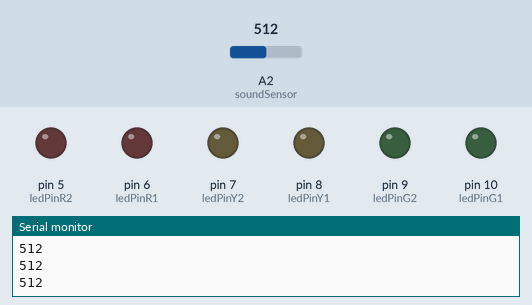
The sketch below on a simulated Arduino Uno, built with avr-gcc and run on an emulated ATmega328P. On the bench: output pins drawn as LEDs (lit = HIGH), the last lines printed to the serial monitor. The inputs (shaded band) are chosen by the test bench; at power-on: A2 (soundSensor) = 512.

Above: at 1.2 s.
1.3 s: A2 (soundSensor) set to 45
At 1.9 s:
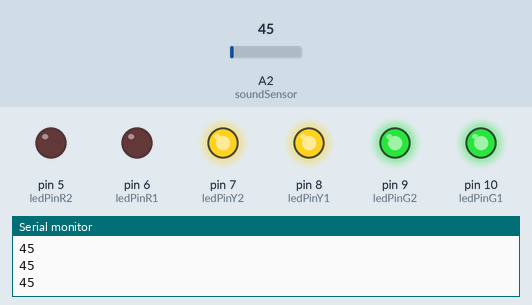
3.0 s: A2 (soundSensor) set to 25
At 3.9 s:
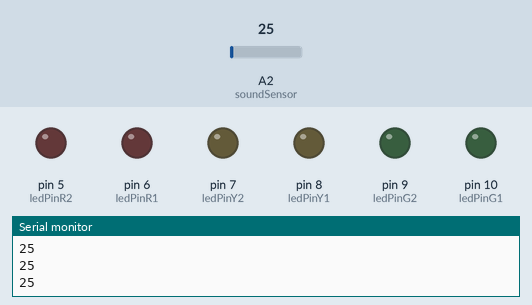
4.5 s: A2 (soundSensor) set to 50
At 5.5 s:
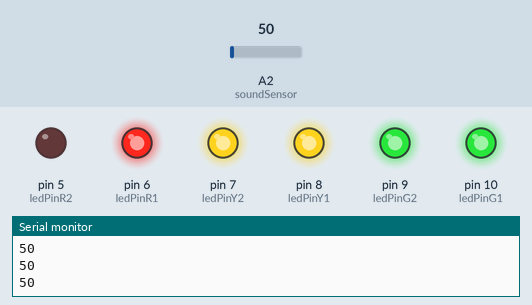
6.3 s: A2 (soundSensor) set to 20
At 7.3 s:
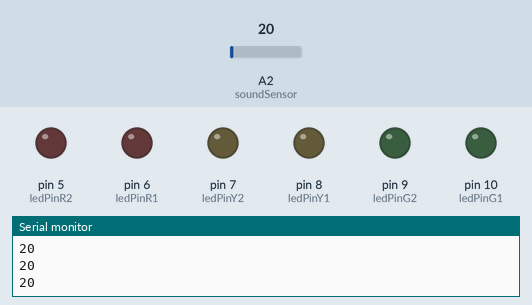
7.8 s: A2 (soundSensor) set to 55
At 9.1 s:
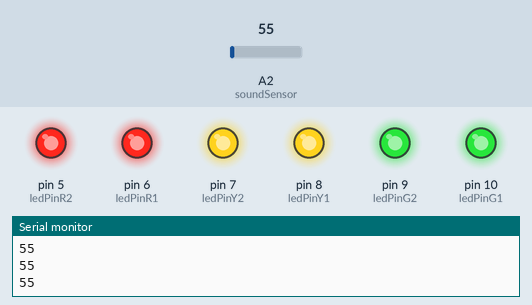
Timing chart, 0 to 10.8 s (numbered marks = the images above; inputs shaded):
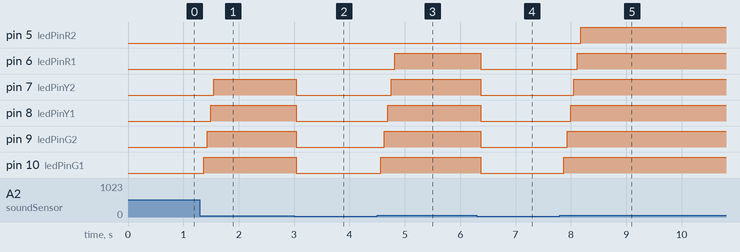

Measured:
- after the input at 1.3 s, pin 7 (ledPinY2): LOW → HIGH after 0.25 s; pin 8 (ledPinY1): LOW → HIGH after 0.19 s; pin 9 (ledPinG2): LOW → HIGH after 0.13 s; pin 10 (ledPinG1): LOW → HIGH after 0.07 s
- after the input at 3.0 s, pin 7 (ledPinY2), pin 8 (ledPinY1), pin 9 (ledPinG2), pin 10 (ledPinG1): HIGH → LOW at once
- after the input at 4.5 s, pin 6 (ledPinR1): LOW → HIGH after 0.32 s; pin 7 (ledPinY2): LOW → HIGH after 0.25 s; pin 8 (ledPinY1): LOW → HIGH after 0.19 s; pin 9 (ledPinG2): LOW → HIGH after 0.13 s; pin 10 (ledPinG1): LOW → HIGH after 0.07 s
- after the input at 6.3 s, pin 6 (ledPinR1), pin 7 (ledPinY2), pin 8 (ledPinY1), pin 9 (ledPinG2), pin 10 (ledPinG1): HIGH → LOW after 0.07 s
- after the input at 7.8 s, pin 5 (ledPinR2): LOW → HIGH after 0.38 s; pin 6 (ledPinR1): LOW → HIGH after 0.32 s; pin 7 (ledPinY2): LOW → HIGH after 0.25 s; pin 8 (ledPinY1): LOW → HIGH after 0.19 s; pin 9 (ledPinG2): LOW → HIGH after 0.13 s

The sketch:

Music_Reactive_LED.ino
```cpp
const int ledPinG1 = 10;
const int ledPinG2 = 9;
const int ledPinY1 = 8;
const int ledPinY2 = 7;
const int ledPinR1 = 6;
const int ledPinR2 = 5;
const int soundSensor = A2;
const int thresholdValueL1 = 30;
const int thresholdValueL2 = 35;
const int thresholdValueM1 = 40;
const int thresholdValueM2 = 45;
const int thresholdValueH1 = 50;
const int thresholdValueH2 = 55;
const int timeDelay = 62;
void setup() {
  Serial.begin(9600);
  pinMode(ledPinG1, OUTPUT);
  pinMode(ledPinG2, OUTPUT);
  pinMode(ledPinY1, OUTPUT);
  pinMode(ledPinY2, OUTPUT);
  pinMode(ledPinR1, OUTPUT);
  pinMode(ledPinR2, OUTPUT);
  pinMode(soundSensor, INPUT);
}

void loop() {
  int soundValue = analogRead(soundSensor);
  Serial.println(soundValue);
  if(soundValue == thresholdValueL1){
    digitalWrite(ledPinG1, HIGH);
    delay(timeDelay);
    }else if(soundValue == thresholdValueL2){
      digitalWrite(ledPinG1, HIGH);
      delay(timeDelay);
      digitalWrite(ledPinG2, HIGH);
    }else if(soundValue == thresholdValueM1){
      delay(timeDelay);
      digitalWrite(ledPinG1, HIGH);
      delay(timeDelay);
      digitalWrite(ledPinG2, HIGH);
      delay(timeDelay);
      digitalWrite(ledPinY1, HIGH);
    }else if(soundValue == thresholdValueM2){
      delay(timeDelay);
      digitalWrite(ledPinG1, HIGH);
      delay(timeDelay);
      digitalWrite(ledPinG2, HIGH);
      delay(timeDelay);
      digitalWrite(ledPinY1, HIGH);
      delay(timeDelay);
      digitalWrite(ledPinY2, HIGH);
    }else if(soundValue == thresholdValueH1){
      delay(timeDelay);
      digitalWrite(ledPinG1, HIGH);
      delay(timeDelay);
      digitalWrite(ledPinG2, HIGH);
      delay(timeDelay);
      digitalWrite(ledPinY1, HIGH);
      delay(timeDelay);
      digitalWrite(ledPinY2, HIGH);
      delay(timeDelay);
      digitalWrite(ledPinR1, HIGH);
    }else if(soundValue == thresholdValueH2){
      delay(timeDelay);
      digitalWrite(ledPinG1, HIGH);
      delay(timeDelay);
      digitalWrite(ledPinG2, HIGH);
      delay(timeDelay);
      digitalWrite(ledPinY1, HIGH);
      delay(timeDelay);
      digitalWrite(ledPinY2, HIGH);
      delay(timeDelay);
      digitalWrite(ledPinR1, HIGH);
      delay(timeDelay);
      digitalWrite(ledPinR2, HIGH);
      delay(timeDelay);
    }else{
      digitalWrite(ledPinG1, LOW);
      digitalWrite(ledPinG2, LOW);
      digitalWrite(ledPinY1, LOW);
      digitalWrite(ledPinY2, LOW);
      digitalWrite(ledPinR1, LOW);
      digitalWrite(ledPinR2, LOW);
    }
}
```
